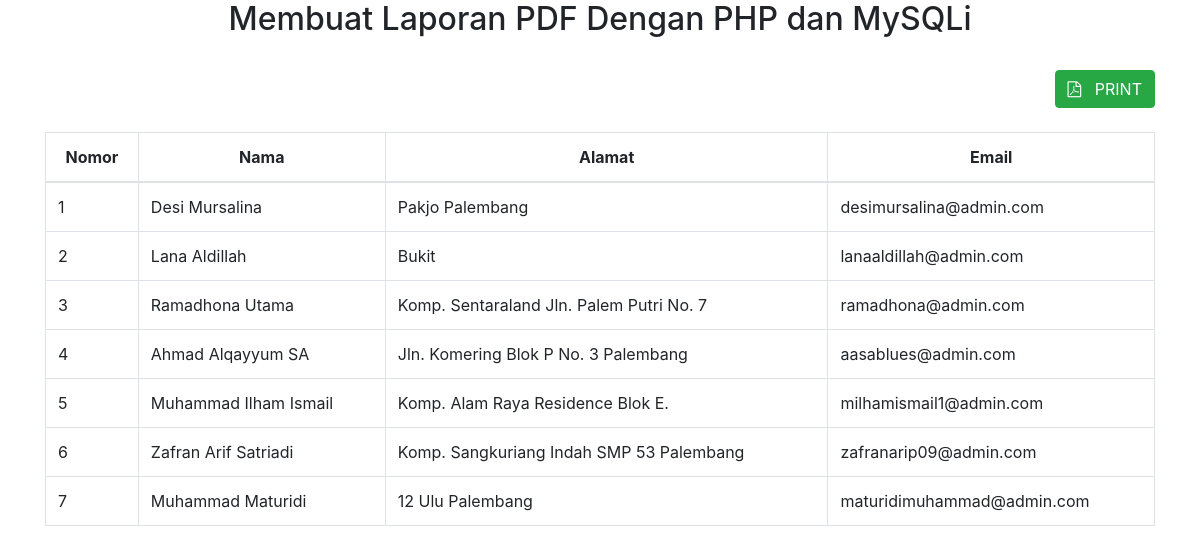
The page / on the database its author committed.
### tables this page shows
CREATE TABLE `tbl_karyawan` (
  `karyawan_id` int(11) NOT NULL,
  `karyawan_nama` varchar(100) DEFAULT NULL,
  `karyawan_alamat` varchar(100) DEFAULT NULL,
  `karyawan_email` varchar(100) DEFAULT NULL
);

### index.php (the view, shortened to what this page needs)
<?php include 'koneksi.php' ?>
<!DOCTYPE html>
<html>
<head>
	<link rel="stylesheet" href="https://cdn.jsdelivr.net/npm/bootstrap@4.0.0/dist/css/bootstrap.min.css">
	<link rel="stylesheet" href="https://cdnjs.cloudflare.com/ajax/libs/font-awesome/4.7.0/css/font-awesome.min.css">
</head>
<body>
	<div class="container">
		<center><h2>Membuat Laporan PDF Dengan PHP dan MySQLi</h2></center>
		<br>
		<div class="float-right">
			<a href="karyawan_pdf.php" target="_blank" class="btn btn-success"><i class="fa fa-file-pdf-o"></i> &nbsp PRINT</a>
			<br>
			<br>
		</div>
		<table class="table table-bordered">
			<thead>
				<tr>
					<th style="text-align: center;">Nomor</th>
					<th style="text-align: center;">Nama</th>
					<th style="text-align: center;">Alamat</th>
					<th style="text-align: center;">Email</th>
				</tr>
			</thead>
			<tbody>
				<?php
				$no=1;
				$data = mysqli_query($koneksi,"SELECT  * FROM tbl_karyawan");
				while($d = mysqli_fetch_array($data)){
					?>
					<tr>
						<td><?php echo $no++; ?></td>
						<td><?php echo $d['karyawan_nama'] ?></td>
						<td><?php echo $d['karyawan_alamat'] ?></td>
						<td><?php echo $d['karyawan_email'] ?></td>
					</tr>
					<?php
				}
				?>
			</tbody>
		</table>
	</div>
</body>
</html>

### rows shown on the page
tbl_karyawan: karyawan_nama "Desi Mursalina", karyawan_alamat "Pakjo Palembang", karyawan_email "desimursalina@admin.com"
tbl_karyawan: karyawan_nama "Lana Aldillah", karyawan_alamat "Bukit", karyawan_email "lanaaldillah@admin.com"
tbl_karyawan: karyawan_nama "Ramadhona Utama", karyawan_alamat "Komp. Sentaraland Jln. Palem Putri No. 7", karyawan_email "ramadhona@admin.com"
tbl_karyawan: karyawan_nama "Ahmad Alqayyum SA", karyawan_alamat "Jln. Komering Blok P No. 3 Palembang", karyawan_email "aasablues@admin.com"
tbl_karyawan: karyawan_nama "Muhammad Ilham Ismail", karyawan_alamat "Komp. Alam Raya Residence Blok E.", karyawan_email "milhamismail1@admin.com"
tbl_karyawan: karyawan_nama "Zafran Arif Satriadi", karyawan_alamat "Komp. Sangkuriang Indah SMP 53 Palembang", karyawan_email "zafranarip09@admin.com"
tbl_karyawan: karyawan_nama "Muhammad Maturidi", karyawan_alamat "12 Ulu Palembang", karyawan_email "maturidimuhammad@admin.com"
